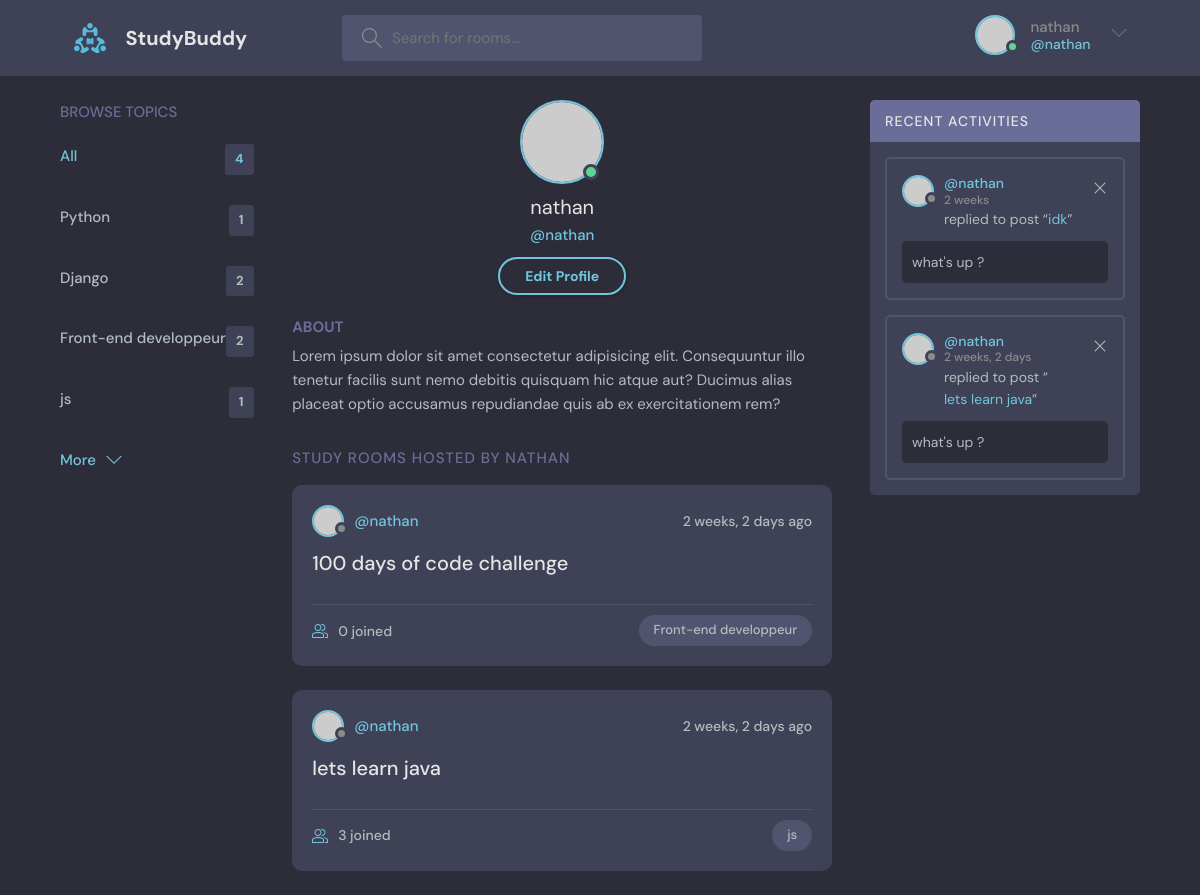
Before: /profile/1/ (signed in) with the older database file.
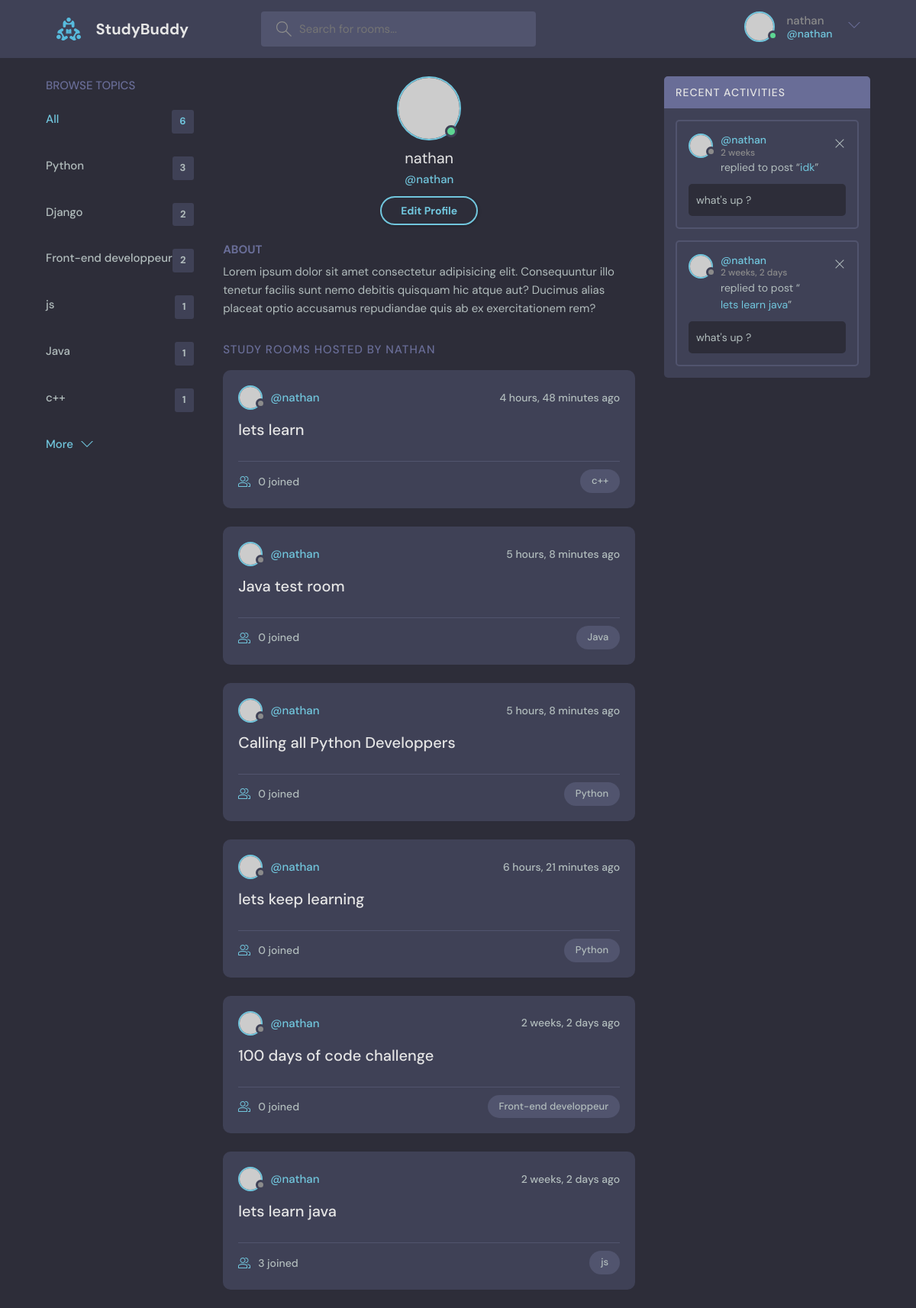
After: the same page with the newer database file.
### base/models.py (models this page shows, shortened)
class Topic(models.Model):
    name = models.CharField(max_length=200)

class Room(models.Model):
    host = models.ForeignKey(User, on_delete=models.SET_NULL, null=True)
    topic = models.ForeignKey(Topic, on_delete=models.SET_NULL, null=True)
    name = models.CharField(max_length=200)
    description = models.TextField(blank=True, null=True)
    participants = models.ManyToManyField(User, related_name='participants', blank=True)
    updated = models.DateTimeField(auto_now=True)
    created = models.DateTimeField(auto_now_add=True)
    class Meta :
        ordering = ['-created', '-updated']
    def __str__(self):
        return self.name

class Message(models.Model):
    user = models.ForeignKey(User, on_delete=models.CASCADE)
    room = models.ForeignKey(Room, on_delete=models.CASCADE)
    body = models.TextField()
    updated = models.DateTimeField(auto_now=True)
    created = models.DateTimeField(auto_now_add=True)
    class Meta :
        ordering = ['-created', '-updated']

### base/views.py (the view)
# urls.py: path("profile/<str:pk>/", views.userProfile, name="user-profile"),
def userProfile(request, pk):
    user = User.objects.get(id=pk)
    rooms = user.room_set.all()
    room_messages = user.message_set.all()
    topics = Topic.objects.all()
    context = {'user': user, 'rooms': rooms, 'room_messages': room_messages, 'topics': topics}
    return render(request, "base/profile.html", context)

### base/templates/base/profile.html
{%extends 'main.html'%}
{% block content %}
  <main class="profile-page layout layout--3">
    <div class="container">
      {%include 'base/topics_component.html'%}
      <div class="roomList">
        <div class="profile">
          <div class="profile__avatar">
            <div class="avatar avatar--large active">
              <img src="https://randomuser.me/api/portraits/men/11.jpg" />
            </div>
          </div>
          <div class="profile__info">
            <h3>{{user.username}}</h3>
            <p>@{{user.username}}</p>
            {%if request.user == user%}
            <a href="{%url 'update-user'%}" class="btn btn--main btn--pill">Edit Profile</a>
            {%endif%}
          </div>
          <div class="profile__about">
            <h3>About</h3>
            <p>
              Lorem ipsum dolor sit amet consectetur adipisicing elit. Consequuntur illo tenetur
              facilis sunt nemo debitis quisquam hic atque aut? Ducimus alias placeat optio
              accusamus repudiandae quis ab ex exercitationem rem?
            </p>
          </div>
        </div>
        <div class="roomList__header">
          <div>
            <h2>Study Rooms Hosted by {{user.username}}</a>
            </h2>
          </div>
        </div>
        {%include 'base/feed_component.html'%}
      </div>
      {%include 'base/activity_component.html'%}
    </div>
  </main>
</body>
{% endblock content %}

### base/templates/base/topics_component.html
<div class="topics">
  <div class="topics__header">
    <h2>Browse Topics</h2>
  </div>
  <ul class="topics__list">
    <li>
      <a href="{%url 'home'%}" class="active">All <span>{{topics.count}}</span></a>
    </li>
    {% for topic in topics %}
    <li>
      <a href="{% url 'home' %}?q={{ topic.name }}">{{topic.name}} <span>{{topic.room_set.all.count}}</span></a>
    </li>
    {% endfor %}
  </ul>
  <a class="btn btn--link" href="topics.html">
    More
    <svg version="1.1" xmlns="http://www.w3.org/2000/svg" width="32" height="32" viewBox="0 0 32 32">
      <title>chevron-down</title>
      <path d="M16 21l-13-13h-3l16 16 16-16h-3l-13 13z"></path>
    </svg>
  </a>
</div>

### base/templates/base/feed_component.html (shortened to what this page needs)
{% for room in rooms %}
  <div class="roomListRoom">
    <div class="roomListRoom__header">
      <a href="{%url 'user-profile' room.host.id %}" class="roomListRoom__author">
        <div class="avatar avatar--small">
          <img src="https://randomuser.me/api/portraits/women/11.jpg" />
        </div>
        <span>@{{room.host.username}}</span>
      </a>
      <div class="roomListRoom__actions">
        <span>{{room.created|timesince}} ago</span>
      </div>
    </div>
    <div class="roomListRoom__content">
      <a href="{% url 'room' room.id %}">{{room.name}}</a>
    </div>
    <div class="roomListRoom__meta">
      <a href="{% url 'room' room.id %}" class="roomListRoom__joined">
        {{room.participants.all.count}} joined
      </a>
      <p class="roomListRoom__topic">{{room.topic.name}}</p>
    </div>
  </div>
{% endfor %}

### base/templates/base/activity_component.html
<div class="activities">
  <div class="activities__header">
    <h2>Recent Activities</h2>
  </div>
  {% for message in room_messages %}
  <div class="activities__box">
    <div class="activities__boxHeader roomListRoom__header">
      <a href="{% url 'user-profile' message.user.id %}" class="roomListRoom__author">
        <div class="avatar avatar--small">
          <img src="https://randomuser.me/api/portraits/women/11.jpg" />
        </div>
        <p>
          @{{ message.user }}
          <span>{{ message.created|timesince }}</span>
        </p>
      </a>
      {% if request.user == message.user %}
      <div class="roomListRoom__actions">
        <a href="{% url 'delete-message' message.id %}">
          <svg version="1.1" xmlns="http://www.w3.org/2000/svg" width="32" height="32" viewBox="0 0 32 32">
            <title>remove</title>
            <path
              d="M27.314 6.019l-1.333-1.333-9.98 9.981-9.981-9.981-1.333 1.333 9.981 9.981-9.981 9.98 1.333 1.333 9.981-9.98 9.98 9.98 1.333-1.333-9.98-9.98 9.98-9.981z"
            ></path>
          </svg>
        </a>
      </div>
      {%endif%}
    </div>
    <div class="activities__boxContent">
      <p>replied to post “<a href="{%url 'room' message.room.id%}}">{{message.room}}</a>”</p>
      <div class="activities__boxRoomContent">
        {{message.body}}
      </div>
    </div>
  </div>
  {% endfor %}
</div>

Changed rows visible on the page:
computed for Topic "Python": room_set.all.count "1" → "3"
added Topic: name "Java", room_set.all.count "1"
added Topic: name "c++", room_set.all.count "1"
added Room: host.username "nathan", created "4 hours, 48 minutes", name "lets learn", participants.all.count "0", topic.name "c++"
added Room: host.username "nathan", created "5 hours, 8 minutes", name "Java test room", participants.all.count "0", topic.name "Java"
added Room: host.username "nathan", created "5 hours, 8 minutes", name "Calling all Python Developpers", participants.all.count "0", topic.name "Python"
added Room: host.username "nathan", created "6 hours, 21 minutes", name "lets keep learning", participants.all.count "0", topic.name "Python"
Other visible differences:
{{ topics.count }}: "4" → "6"
